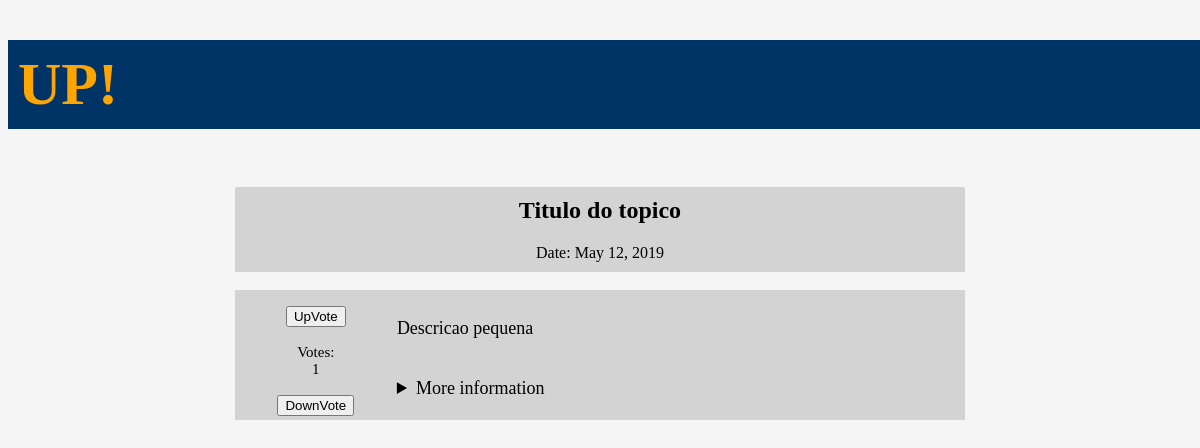
The page /Topics/2/ on the database as committed earlier.
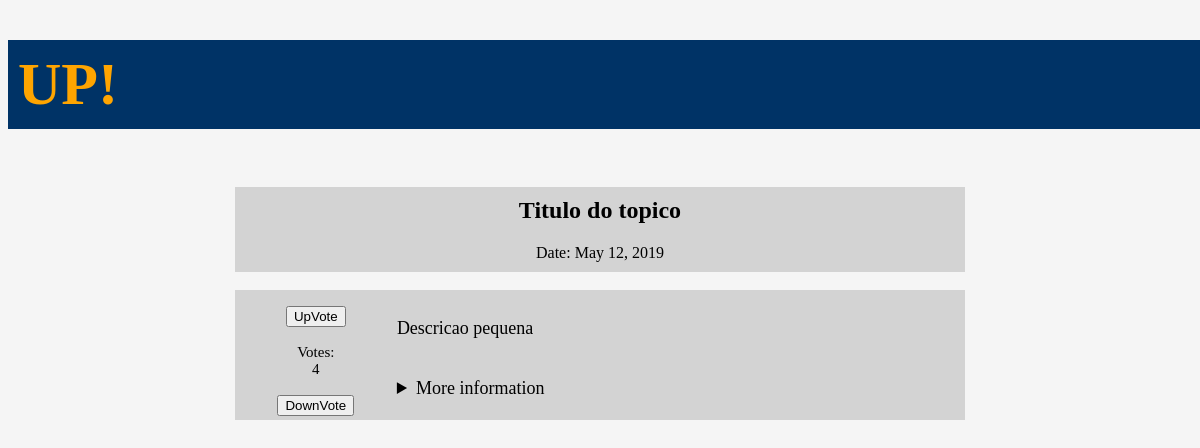
The same page on the database as committed later.
### Topics/models.py (models this page shows, shortened)
class TopicInformation(models.Model):
    title_text = models.CharField(max_length=50)
    small_description = models.CharField(max_length=500)
    pub_date = models.DateField('date published')
    votes = models.IntegerField(default=0)
    big_description = models.CharField(max_length=10000)

### Topics/views.py (the view)
# urls.py: path('<int:id>/', views.detail, name='detail'),
def detail(request, id):
    try:
        Topic = TopicInformation.objects.get(pk=id)
    except TopicInformation.DoesNotExist:
        raise Http404("Topic does not exist.")
    return render(request, 'Topics/detail.html', {'Topic': Topic})

### Topics/templates/Topics/detail.html (shortened to what this page needs)
<!DOCTYPE html>
<html>
<head>
    <link rel="stylesheet" href="../../../static/detail.css">
</head>
<h1> UP!</h1>
<br>
<h2>{{Topic.title_text}}</h2>
<p class="date">Date: {{Topic.pub_date}}</p>
<br>
<div class="box">
    <div class="div1">
        <form action="{% url 'Topics:upvote' Topic.id %}" method='POST'>
    <button type='submit'>UpVote</button>
        </form>
        <br>
        Votes: <br> {{Topic.votes}}
        <br>
        <br>
    <form action="{% url 'Topics:downvote' Topic.id %}" method='POST'>
    <button type='submit'>DownVote</button>
    </form>
    </div>
    <div class="div2">
        <p class="small_description"> {{Topic.small_description}} </p>
        <br>
        <details> <summary> More information</summary>
        </details>
    </div>
</div>
</body>
</html>

Rows that differ between the two databases and show on the page:
changed TopicInformation "Titulo do topico": votes "1" → "4"
